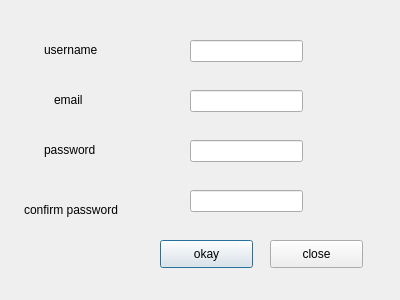
<?xml version="1.0" encoding="UTF-8"?>
<ui version="4.0">
 <class>signupdialogue</class>
 <widget class="QDialog" name="signupdialogue">
  <property name="geometry">
   <rect>
    <x>0</x>
    <y>0</y>
    <width>400</width>
    <height>300</height>
   </rect>
  </property>
  <property name="windowTitle">
   <string>Dialog</string>
  </property>
  <widget class="QLineEdit" name="lineEdit">
   <property name="geometry">
    <rect>
     <x>190</x>
     <y>40</y>
     <width>113</width>
     <height>22</height>
    </rect>
   </property>
  </widget>
  <widget class="QPushButton" name="pushButton">
   <property name="geometry">
    <rect>
     <x>160</x>
     <y>240</y>
     <width>93</width>
     <height>28</height>
    </rect>
   </property>
   <property name="text">
    <string>okay</string>
   </property>
  </widget>
  <widget class="QLineEdit" name="lineEdit_2">
   <property name="geometry">
    <rect>
     <x>190</x>
     <y>90</y>
     <width>113</width>
     <height>22</height>
    </rect>
   </property>
  </widget>
  <widget class="QLineEdit" name="lineEdit_3">
   <property name="geometry">
    <rect>
     <x>190</x>
     <y>140</y>
     <width>113</width>
     <height>22</height>
    </rect>
   </property>
   <property name="echoMode">
    <enum>QLineEdit::Password</enum>
   </property>
  </widget>
  <widget class="QLineEdit" name="lineEdit_4">
   <property name="geometry">
    <rect>
     <x>190</x>
     <y>190</y>
     <width>113</width>
     <height>22</height>
    </rect>
   </property>
   <property name="echoMode">
    <enum>QLineEdit::Password</enum>
   </property>
  </widget>
  <widget class="QPushButton" name="pushButton_2">
   <property name="geometry">
    <rect>
     <x>270</x>
     <y>240</y>
     <width>93</width>
     <height>28</height>
    </rect>
   </property>
   <property name="text">
    <string>close</string>
   </property>
  </widget>
  <widget class="QLabel" name="label">
   <property name="geometry">
    <rect>
     <x>44</x>
     <y>40</y>
     <width>71</width>
     <height>20</height>
    </rect>
   </property>
   <property name="text">
    <string>username</string>
   </property>
  </widget>
  <widget class="QLabel" name="label_2">
   <property name="geometry">
    <rect>
     <x>54</x>
     <y>90</y>
     <width>61</width>
     <height>20</height>
    </rect>
   </property>
   <property name="text">
    <string>email</string>
   </property>
  </widget>
  <widget class="QLabel" name="label_3">
   <property name="geometry">
    <rect>
     <x>44</x>
     <y>140</y>
     <width>71</width>
     <height>20</height>
    </rect>
   </property>
   <property name="text">
    <string>password</string>
   </property>
  </widget>
  <widget class="QLabel" name="label_4">
   <property name="geometry">
    <rect>
     <x>24</x>
     <y>200</y>
     <width>111</width>
     <height>20</height>
    </rect>
   </property>
   <property name="text">
    <string>confirm password</string>
   </property>
  </widget>
 </widget>
 <resources/>
 <connections>
  <connection>
   <sender>pushButton</sender>
   <signal>clicked()</signal>
   <receiver>signupdialogue</receiver>
   <slot>close()</slot>
   <hints>
    <hint type="sourcelabel">
     <x>232</x>
     <y>151</y>
    </hint>
    <hint type="destinationlabel">
     <x>250</x>
     <y>211</y>
    </hint>
   </hints>
  </connection>
  <connection>
   <sender>pushButton_2</sender>
   <signal>clicked()</signal>
   <receiver>signupdialogue</receiver>
   <slot>close()</slot>
   <hints>
    <hint type="sourcelabel">
     <x>311</x>
     <y>253</y>
    </hint>
    <hint type="destinationlabel">
     <x>340</x>
     <y>293</y>
    </hint>
   </hints>
  </connection>
 </connections>
</ui>
